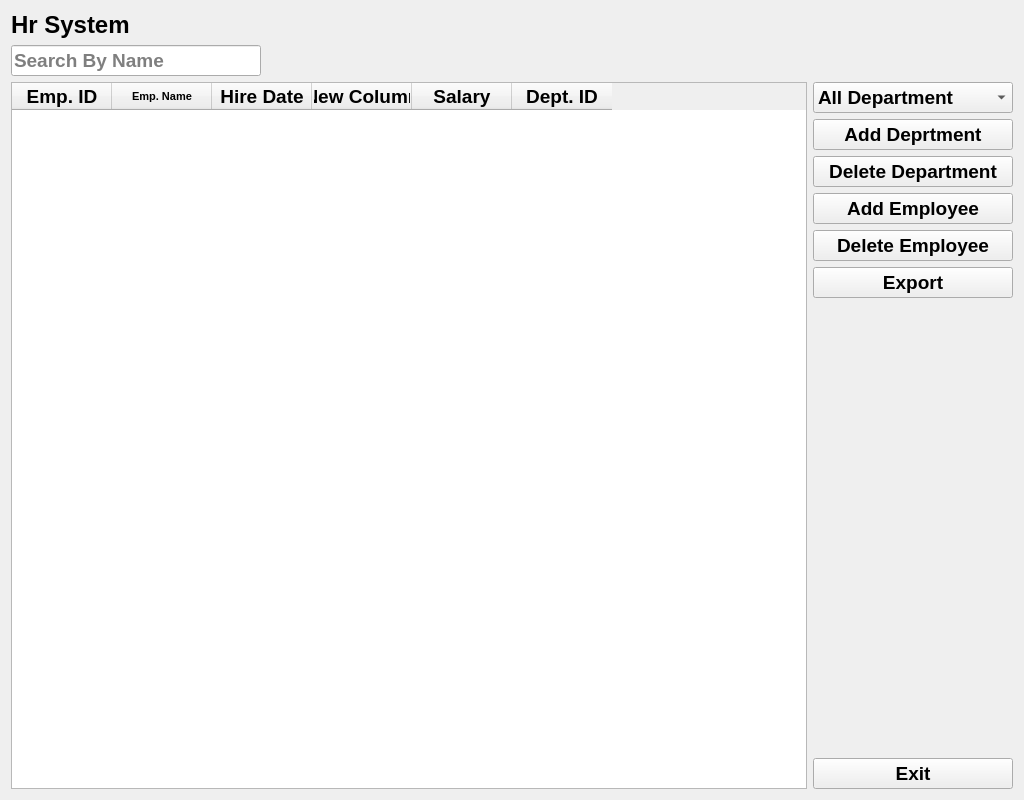
<?xml version="1.0" encoding="UTF-8"?>
<ui version="4.0">
 <class>Form</class>
 <widget class="QWidget" name="Form">
  <property name="geometry">
   <rect>
    <x>0</x>
    <y>0</y>
    <width>1024</width>
    <height>800</height>
   </rect>
  </property>
  <property name="font">
   <font>
    <pointsize>14</pointsize>
    <weight>75</weight>
    <bold>true</bold>
   </font>
  </property>
  <property name="windowTitle">
   <string>Hr System</string>
  </property>
  <layout class="QVBoxLayout" name="verticalLayout_3">
   <item>
    <widget class="QLabel" name="label">
     <property name="font">
      <font>
       <pointsize>18</pointsize>
       <weight>75</weight>
       <bold>true</bold>
      </font>
     </property>
     <property name="text">
      <string>Hr System</string>
     </property>
    </widget>
   </item>
   <item>
    <widget class="QLineEdit" name="le_search">
     <property name="maximumSize">
      <size>
       <width>250</width>
       <height>16777215</height>
      </size>
     </property>
     <property name="placeholderText">
      <string>Search By Name</string>
     </property>
    </widget>
   </item>
   <item>
    <layout class="QHBoxLayout" name="horizontalLayout">
     <item>
      <widget class="QTableWidget" name="tb_emps">
       <column>
        <property name="text">
         <string>Emp. ID</string>
        </property>
       </column>
       <column>
        <property name="text">
         <string>Emp. Name</string>
        </property>
        <property name="font">
         <font>
          <pointsize>8</pointsize>
          <kerning>false</kerning>
         </font>
        </property>
       </column>
       <column>
        <property name="text">
         <string>Hire Date</string>
        </property>
       </column>
       <column>
        <property name="text">
         <string>New Column</string>
        </property>
       </column>
       <column>
        <property name="text">
         <string>Salary</string>
        </property>
       </column>
       <column>
        <property name="text">
         <string>Dept. ID</string>
        </property>
       </column>
      </widget>
     </item>
     <item>
      <layout class="QVBoxLayout" name="verticalLayout_2">
       <item>
        <widget class="QComboBox" name="cb_depts">
         <property name="minimumSize">
          <size>
           <width>200</width>
           <height>0</height>
          </size>
         </property>
         <property name="placeholderText">
          <string/>
         </property>
         <item>
          <property name="text">
           <string>All Department</string>
          </property>
         </item>
        </widget>
       </item>
       <item>
        <layout class="QVBoxLayout" name="verticalLayout">
         <item>
          <widget class="QPushButton" name="bt_add_dept">
           <property name="text">
            <string>Add Deprtment</string>
           </property>
          </widget>
         </item>
         <item>
          <widget class="QPushButton" name="bt_del_dept">
           <property name="text">
            <string>Delete Department</string>
           </property>
          </widget>
         </item>
         <item>
          <widget class="QPushButton" name="bt_add_emp">
           <property name="text">
            <string>Add Employee</string>
           </property>
          </widget>
         </item>
         <item>
          <widget class="QPushButton" name="bt_del_emp">
           <property name="text">
            <string>Delete Employee</string>
           </property>
          </widget>
         </item>
         <item>
          <widget class="QPushButton" name="bt_export">
           <property name="text">
            <string>Export</string>
           </property>
          </widget>
         </item>
         <item>
          <spacer name="verticalSpacer">
           <property name="orientation">
            <enum>Qt::Vertical</enum>
           </property>
           <property name="sizeHint" stdset="0">
            <size>
             <width>20</width>
             <height>40</height>
            </size>
           </property>
          </spacer>
         </item>
         <item>
          <widget class="QPushButton" name="bt_exit">
           <property name="text">
            <string>Exit</string>
           </property>
          </widget>
         </item>
        </layout>
       </item>
      </layout>
     </item>
    </layout>
   </item>
  </layout>
 </widget>
 <resources/>
 <connections/>
</ui>
